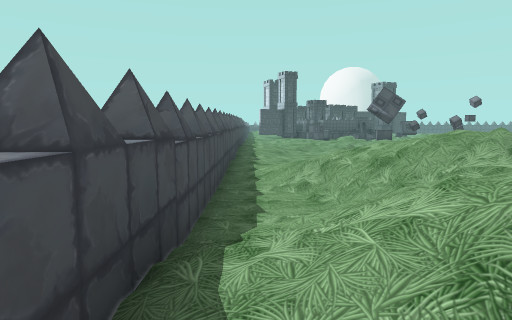
view 1 (above)

20 first-person views from a walk through a scene from a Unity 3-D project. The camera is 1.2 m above the floor, tilts 6° down and sees 75° across. The floor is counted in squares, 1 m on a side. Each view is taken from the middle of a square. On the plan, view 1 faces up. The plan holds only what a view shows up to about 14 squares ahead; the rest is blank. The place goes on beyond the plan. The player character is not drawn. Some animated figures are not drawn.

view 2
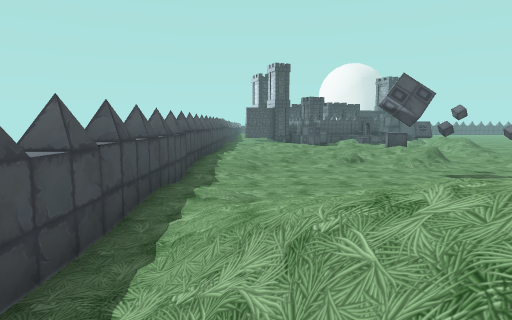

view 3
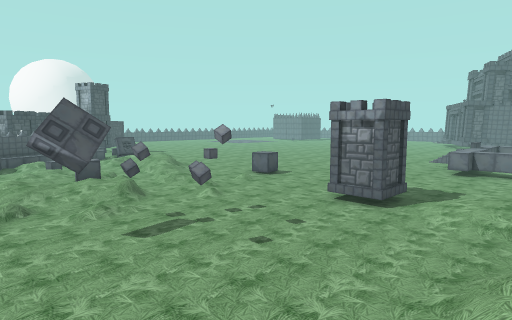

view 4
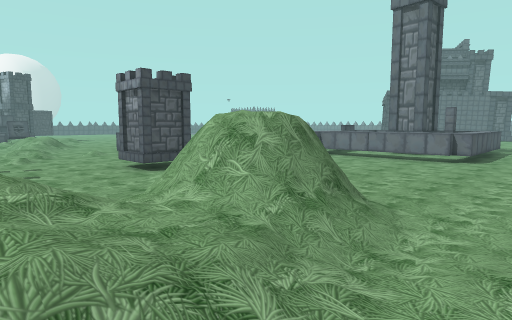

view 5
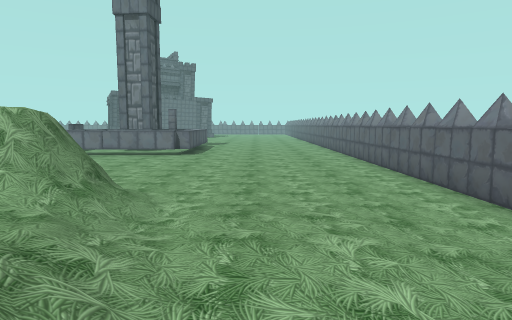

view 6
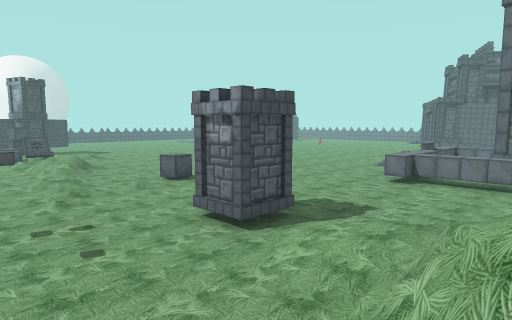

view 7
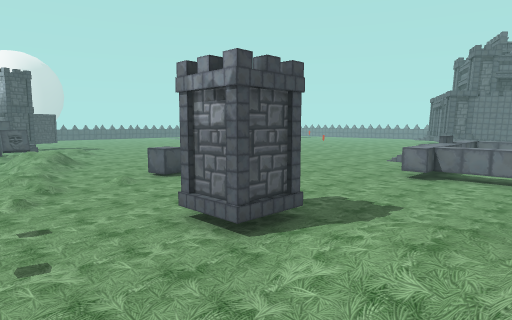

view 8
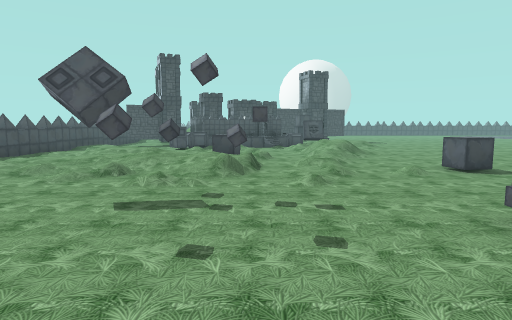

view 9
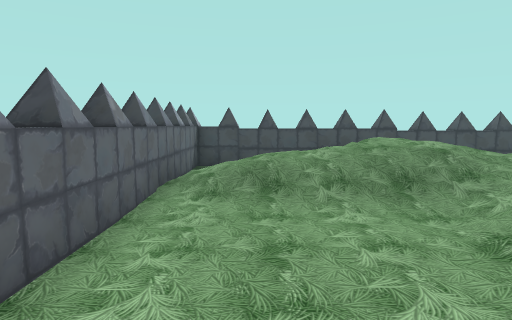

view 10
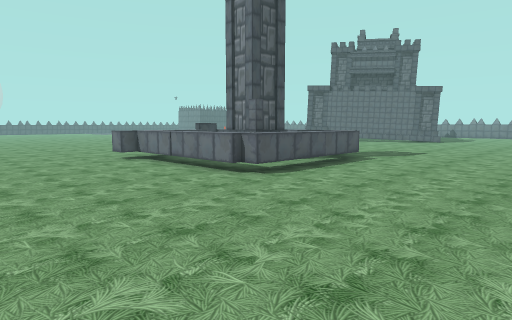

view 11
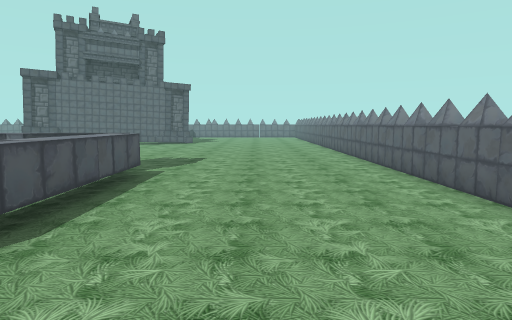

view 12
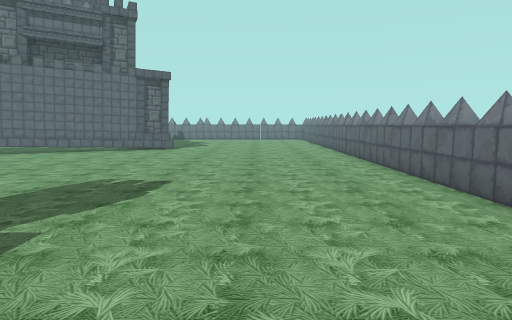

view 13
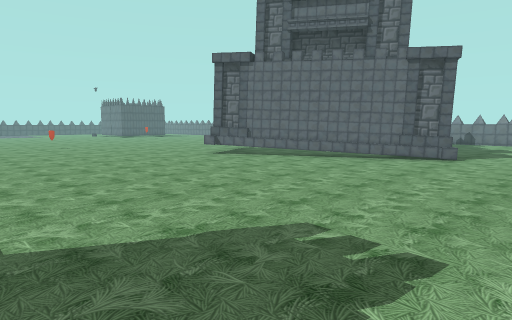

view 14
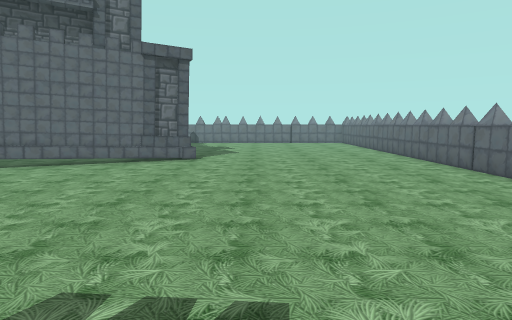

view 15
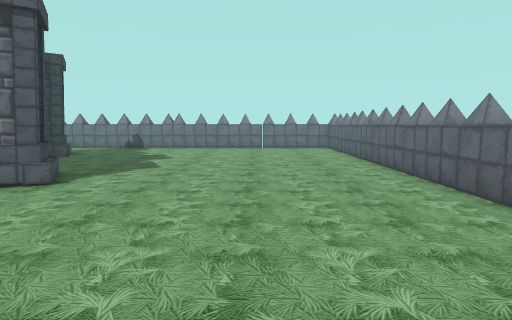

view 16
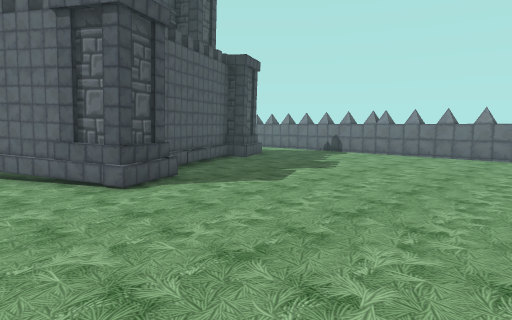

view 17
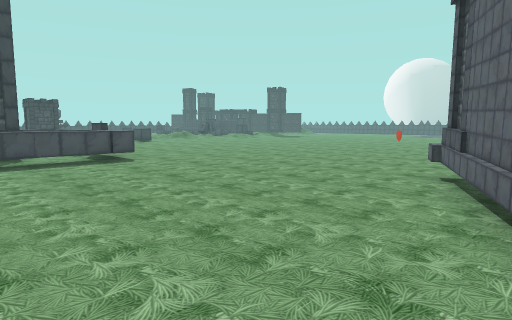

view 18
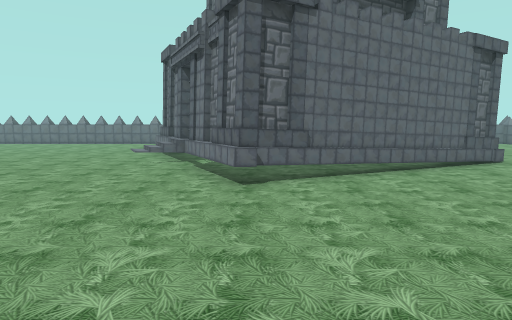

view 19
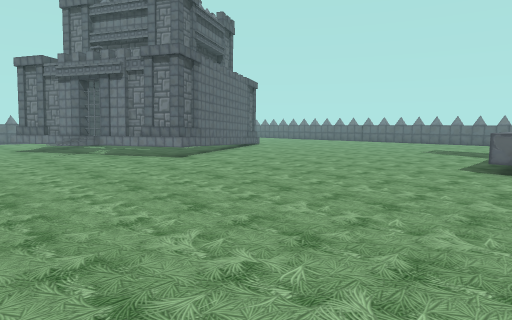

view 20
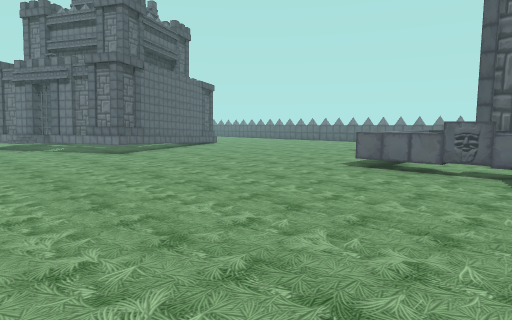

### Floor plan
Key: @ floor where view 1 was taken; # wall or solid block; . main floor; : floor 0.25 m higher than the main floor; + floor 0.5 m higher than the main floor; * floor 0.75 m higher than the main floor; % floor 1.5 m higher than the main floor; / step, stairs or slope; = window, fence, low wall or low ledge; ^ raised ledge; B block; T tower; G gate; O other object.
Columns run from 1 left of view 1 to 45 right of it. Each row starts with its distance up from view 1.
 23                                           ..
 22        // .//                            ...
 21 #  :: :// .///...                      .....
 20 #:/// :///.///...        . ...        ......
 19 #..:   .O:.//....     . ....................
 18 #::::// O..:/.....     .....................
 17 #:::///:+/./...O..    ....................OO
 16 =::/./////././.O.     .................=BBTT
 15 ^::...../.........    ................BBG
 14 ^:/....O............................B#B
 13 #:/...OO.O.........................BBT
 12 #...................................BB
 11 #......O....O#O.......=..............B
 10 #:..........O#O.....BBBBOBBB.........B#      TT
  9 ^..   ...............BBB..BB..........B     ##T
  8 ^///   ...../:/......B.T..BB..........B#  ###.T
  7 =///   ///../::/.....B.TT. B...........#  #....
  6 #.///  ////=//  .....B.TT.BB...........TTT.....
  5 #..//   *//=%  ......BO.BBBB............T......
  4 #.///   ////==.......BBBBBB....................
  3 #// //  *////..................................
  2 =+/*///////....................................
  1 =/////.../::...................................
  0 =@  //....:....................................
 -1 #   //.........................................
 -2 #  ///... .....................................
 -3 ####=^###   ##^####^## ####^#^^####^#^^####^^##

Where each view was taken, in squares from view 1:
view 1: 0 up, 0 right, facing up
view 2: 4 up, 1 right, facing up
view 3: 6 up, 3 right, facing up-right
view 4: 1 up, 7 right, facing up-right
view 5: 1 up, 6 right, facing right
view 6: 5 up, 7 right, facing up-right
view 7: 6 up, 8 right, facing up-right
view 8: 7 up, 8 right, facing up
view 9: 1 down, 9 right, facing left
view 10: 2 down, 14 right, facing up-right
view 11: 1 up, 17 right, facing right
view 12: 1 up, 22 right, facing right
view 13: 2 up, 26 right, facing up-right
view 14: 3 up, 27 right, facing right
view 15: 1 up, 32 right, facing right
view 16: 1 down, 36 right, facing up-right
view 17: 5 up, 37 right, facing up-left
view 18: 13 up, 28 right, facing right
view 19: 20 up, 24 right, facing down-right
view 20: 19 up, 21 right, facing down-right
